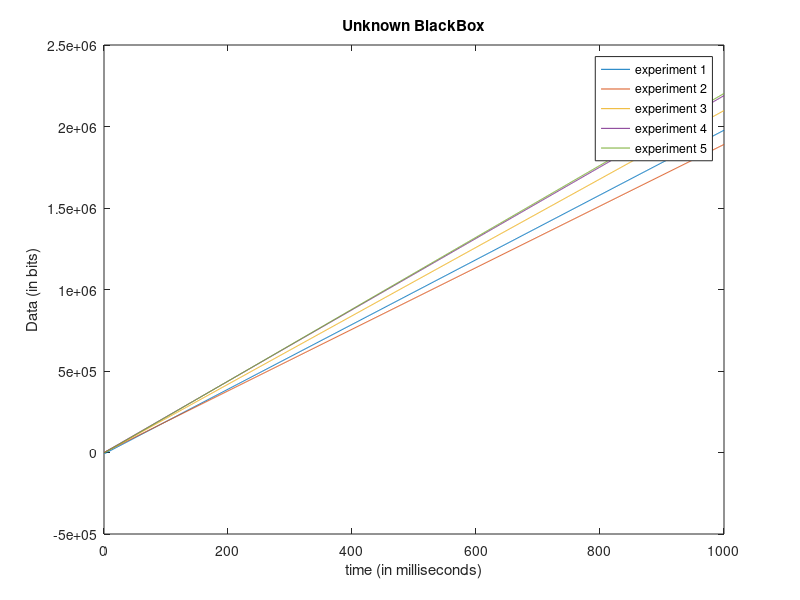

Here is the MATLAB script that generated this plot:
%2.1 blackbox 1
figure(1);
x = 1:1:1000;


y1 = 1986*(x-4.5);
y2 = 1890*(x-4.4) + 8260;
y3 = 2099*(x-4.5) + 8260;
y4 = 2190*(x-4.8) + 9987;
y5 = 2206*(x-3.1) + 3514;


plot(x,y1, x,y2, x,y3, x,y4, x,y5);

title('Unknown BlackBox');
xlabel('time (in milliseconds)');
ylabel('Data (in bits)');
legend('experiment 1', 'experiment 2', 'experiment 3','experiment 4', 'experiment 5', 'experiment 6');